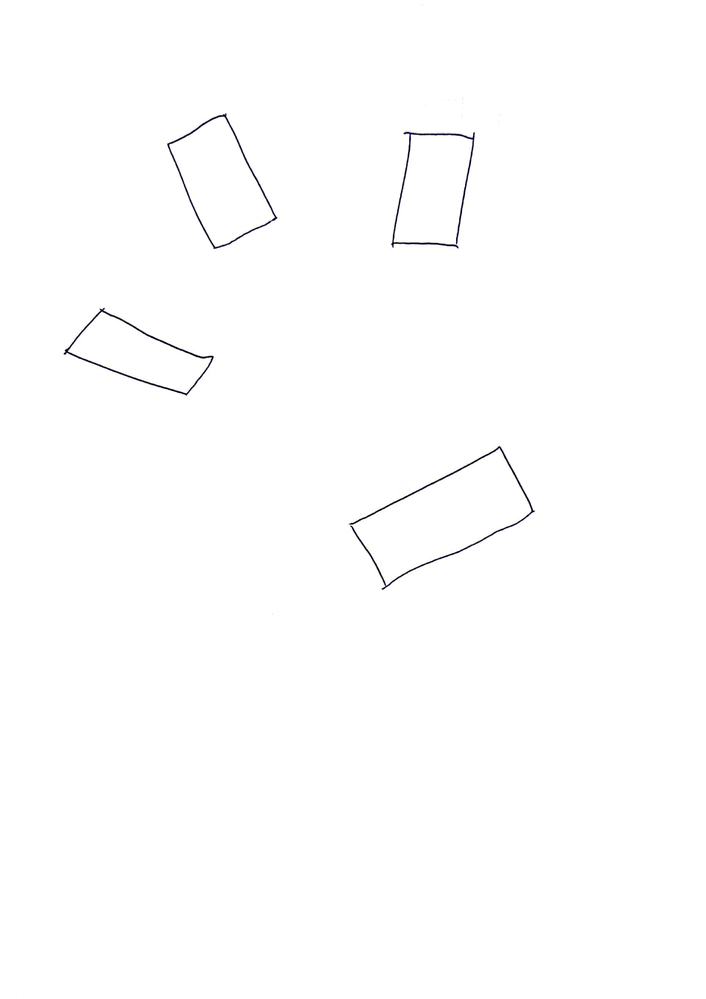
#> input picture minAreaRect_Test.png, 706 x 999 px, shrunk from 1653 x 2339 before the run
$ python minAreaRect_Test.py
#> lines starting #> are read from the running program, lines starting #| are printed output that depends on the picture; after the words box and inside, x2 and y2 are one past the last pixel; in counts of white or black regions, pixels touching at a corner belong together
import cv2
import math


# Source: https://richardpricejones.medium.com/drawing-a-rectangle-with-a-angle-using-opencv-c9284eae3380
# Made slight adjustments to color
def draw_angled_rec(x0, y0, width, height, angle, img, color):

    _angle = angle * math.pi / 180.0
    b = math.cos(_angle) * 0.5
    a = math.sin(_angle) * 0.5
    pt0 = (int(x0 - a * height - b * width),
           int(y0 + b * height - a * width))
    pt1 = (int(x0 + a * height - b * width),
           int(y0 - b * height - a * width))
    pt2 = (int(2 * x0 - pt0[0]), int(2 * y0 - pt0[1]))
    pt3 = (int(2 * x0 - pt1[0]), int(2 * y0 - pt1[1]))

    if color == 'green':
        cv2.line(img, pt0, pt1, (0, 255, 0), 5)
        cv2.line(img, pt1, pt2, (0, 255, 0), 5)
        cv2.line(img, pt2, pt3, (0, 255, 0), 5)
        cv2.line(img, pt3, pt0, (0, 255, 0), 5)
    elif color == 'red':
        cv2.line(img, pt0, pt1, (0, 0, 255), 5)
        cv2.line(img, pt1, pt2, (0, 0, 255), 5)
        cv2.line(img, pt2, pt3, (0, 0, 255), 5)
        cv2.line(img, pt3, pt0, (0, 0, 255), 5)
    else:
        cv2.line(img, pt0, pt1, (255, 0, 255), 5)
        cv2.line(img, pt1, pt2, (255, 0, 255), 5)
        cv2.line(img, pt2, pt3, (255, 0, 255), 5)
        cv2.line(img, pt3, pt0, (255, 0, 255), 5)


img = cv2.imread('minAreaRect_Test.png')
#> img is the input picture: shape (999, 706, 3); mean B, G, R 254.2, 254.1, 254.1
img_gray = cv2.cvtColor(img, cv2.COLOR_BGR2GRAY)
ret, thresh = cv2.threshold(img_gray, 150, 255, cv2.THRESH_BINARY)
#> thresh: shape (999, 706); 99.6% white; black in thin lines or dots, all inside (x1, y1, x2, y2) = (64, 113, 535, 590)
# detect the contours on the binary image using cv2.CHAIN_APPROX_NONE
contours, hierarchy = cv2.findContours(image=thresh, mode=cv2.RETR_TREE, method=cv2.CHAIN_APPROX_NONE)
#> contours = 7 contours; box (x1, y1, x2, y2) and area: (0, 0, 706, 999) 703590, (166, 112, 278, 250) 8278, (169, 117, 275, 247) 7344, (63, 307, 215, 396) 6246, (68, 312, 212, 393) 5314, (348, 445, 536, 591) 1226, (390, 131, 476, 249) 988
slender_rat = 3
min_width = 10
max_width = 120
min_len = 120
first = 1
image_copy = img.copy()
cv2.imwrite('minAreaRect_Test_Result.png',image_copy)
# cv2.drawContours(image=image_copy, contours=contours, contourIdx=-1, color=(0, 255, 0), thickness=2, lineType=cv2.LINE_AA)
# Used to add text on pattern
counter = 0
for cnt in contours:
    if counter == 0:        # First contour encompasses entire image
        counter += 1
        continue

    heir = hierarchy[0][counter][3]                         # [next, previous, first child, parent].
    if heir == 0:
        rect = cv2.minAreaRect(cnt)
        x = int(rect[0][0])
        y = int(rect[0][1])
        w = int(rect[1][0])
        h = int(rect[1][1])
        theta = int(rect[2])
        draw_angled_rec(x, y, w, h, theta, image_copy, 'green')
        image_tmp = cv2.putText(img=image_copy, text=str(theta)+'[deg]', org=(x, y), fontFace=cv2.FONT_HERSHEY_SIMPLEX, fontScale=3, color=(0,0,0), thickness=5)
        image_tmp = cv2.putText(img=image_copy, text='w='+str(w), org=(x, y+100), fontFace=cv2.FONT_HERSHEY_SIMPLEX, fontScale=3, color=(0,0,0), thickness=5)
        image_tmp = cv2.putText(img=image_copy, text='h='+str(h), org=(x, y+200), fontFace=cv2.FONT_HERSHEY_SIMPLEX, fontScale=3, color=(0,0,0), thickness=5)
        cv2.imwrite('minAreaRect_Test_Result.png',image_copy)
    counter += 1
#> this loop made 7 passes
#> (rect, x, y, w, h, theta, b in draw_angled_rec, a in draw_angled_rec) on passes 2, 3, 5, 6: (((442, 518.8), (173, 79.28), -27.49), 441, 518, 172, 79, -27, 0.446, -0.227), (((140, 350.8), (58.59, 143.7), -70.51), 139, 350, 58, 143, -70, 0.171, -0.47), (((432.7, 189), (124.7, 72.14), -83.38), 432, 188, 124, 72, -83, 0.0609, -0.496), (((219.1, 181.2), (72.95, 122.6), -25.89), 219, 181, 72, 122, -25, 0.453, -0.211)
#> pass 2, `image_tmp = cv2.putText(img=image_copy, text='w='+str(w), org=(x, y+10..`:
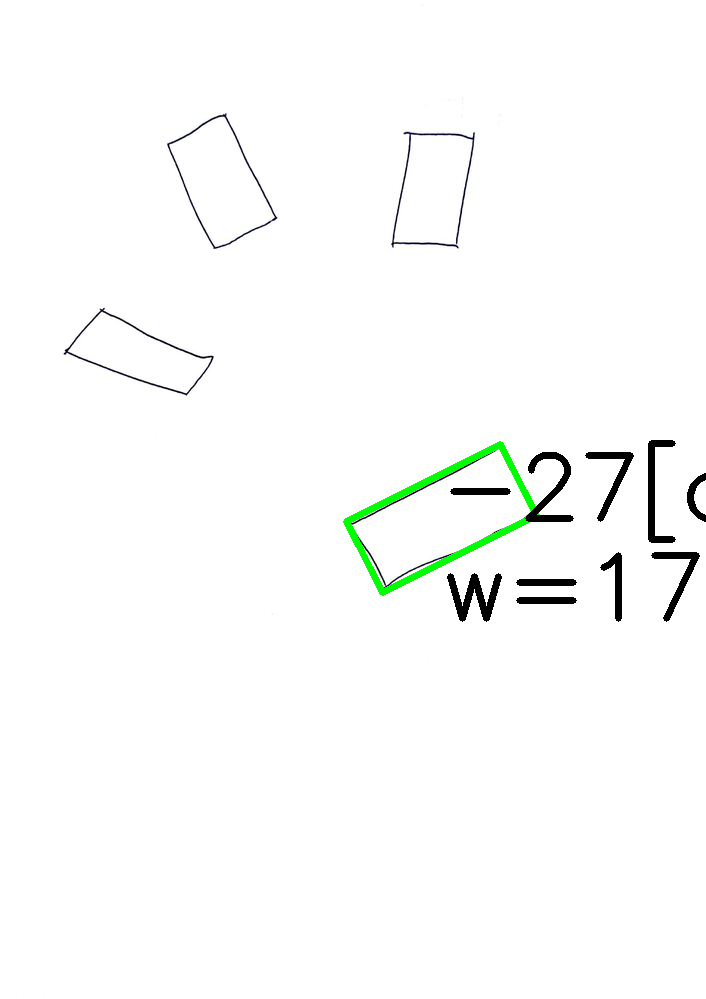
#> image_tmp: shape (999, 706, 3); mean B, G, R 250.6, 251.7, 250.5
#> pass 2, `image_tmp = cv2.putText(img=image_copy, text='h='+str(h), org=(x, y+20..`:
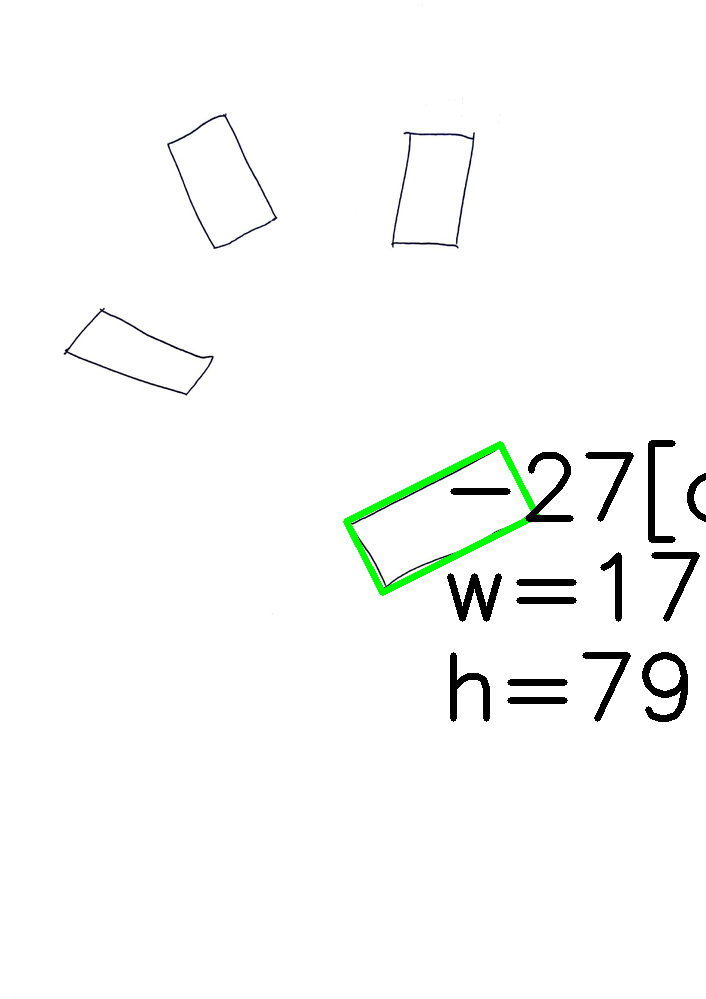
#> image_tmp: shape (999, 706, 3); 0.55% of pixels changed, all inside (x1, y1, x2, y2) = (450, 652, 688, 722)
#> pass 3, `image_tmp = cv2.putText(img=image_copy, text=str(theta)+'[deg]', org=(..`:
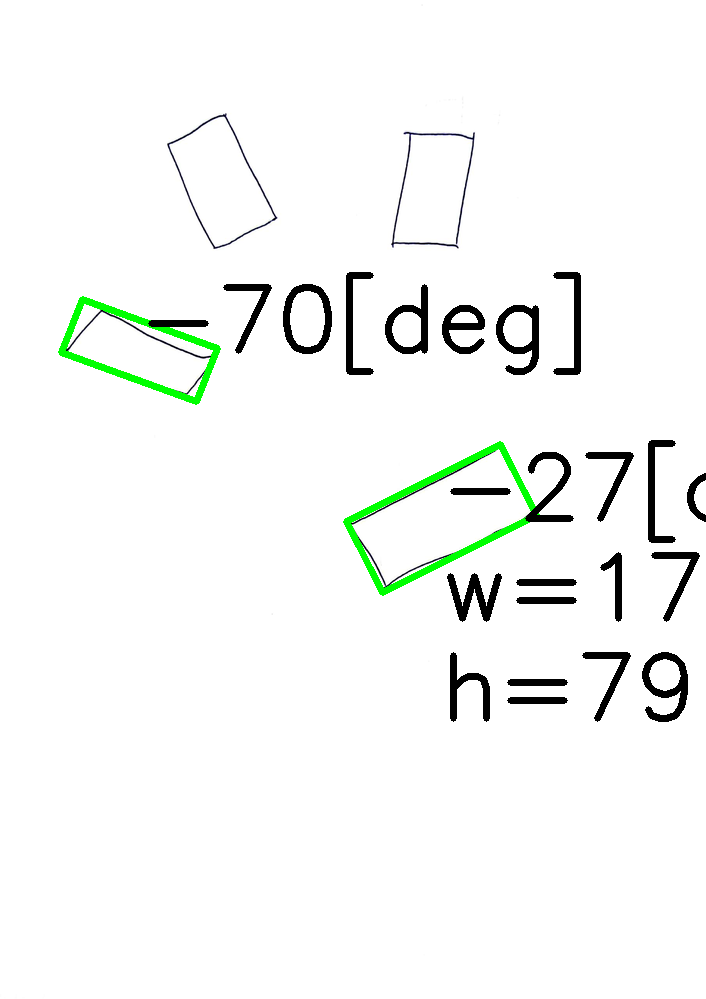
#> image_tmp: shape (999, 706, 3); 1.48% of pixels changed, all inside (x1, y1, x2, y2) = (58, 272, 581, 405)
#> after the loop:
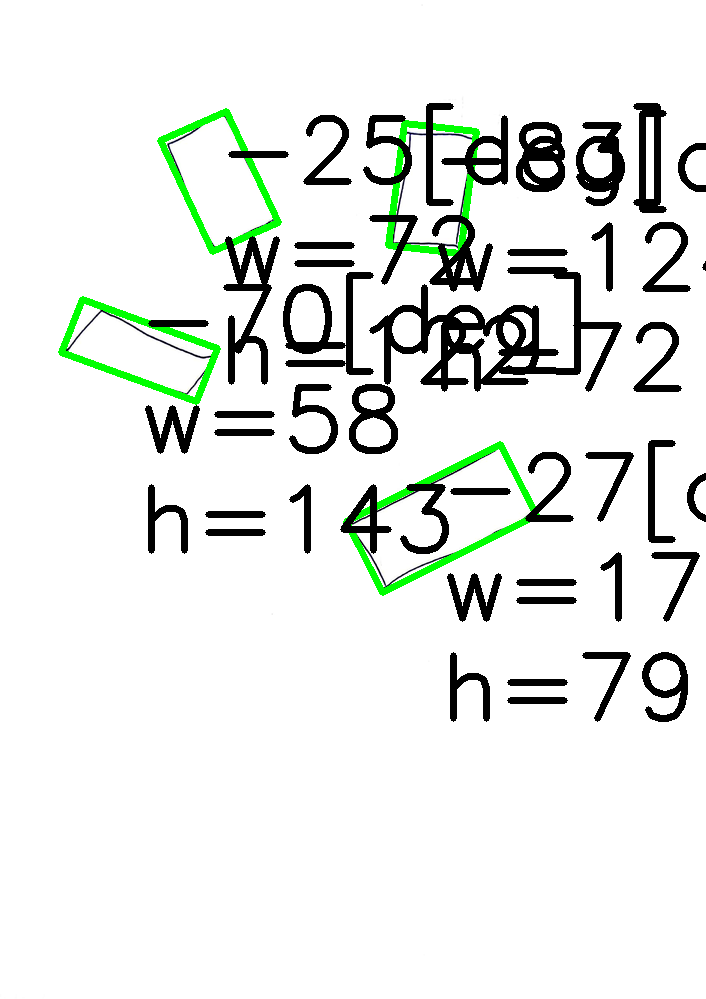
#> image_copy: shape (999, 706, 3); 9.01% of pixels changed, all inside (x1, y1, x2, y2) = (58, 103, 706, 722)
#> after the loop, counter = 7

$ run again, with image_temp.png copied over minAreaRect_Test.png
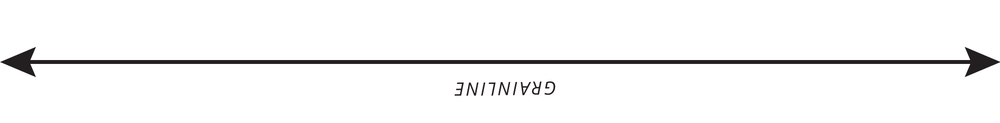
#> input picture image_temp.png, 1000 x 123 px, shrunk from 2045 x 252 before the run
#> img is the input picture: shape (123, 1000, 3); mean B, G, R 246, 246, 246.1
#> `ret, thresh = cv2.threshold(img_gray, 150, 255, cv2.THRESH_BINARY)`:
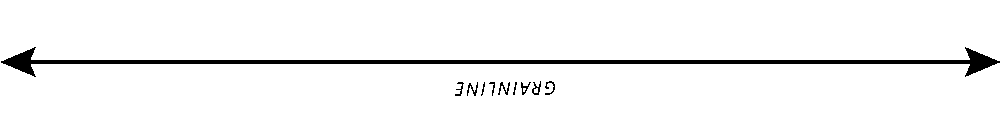
#> thresh: shape (123, 1000); 95.9% white; 10 black regions
#> contours = 12 contours, 2 with area under 20; largest, box (x1, y1, x2, y2) and area: (0, 0, 1000, 123) 116185, (531, 80, 542, 96) 94, (497, 81, 511, 96) 93, (466, 81, 479, 97) 92, (544, 80, 556, 96) 84
#> the loop `for cnt in contours:` made 12 passes
#> (rect, x, y, w, h, theta, b in draw_angled_rec, a in draw_angled_rec) on passes 2, 4, 5, 6, 7: (((525.5, 88), (14, 11), -90), 525, 88, 14, 11, -90, 3.06e-17, -0.5), (((514.5, 88), (14.32, 3.33), -78.69), 514, 88, 14, 3, -78, 0.104, -0.489), (((503.7, 88.04), (15.89, 11.18), -78.69), 503, 88, 15, 11, -78, 0.104, -0.489), (((491.5, 88.5), (15, 7), -90), 491, 88, 15, 7, -90, 3.06e-17, -0.5), (((482.8, 88.56), (15.3, 3.33), -78.69), 482, 88, 15, 3, -78, 0.104, -0.489)
#> after the loop `for cnt in contours:`:
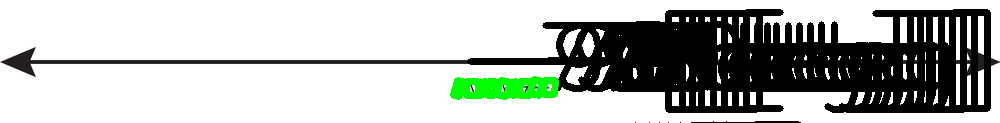
#> image_copy: shape (123, 1000, 3); mean B, G, R 178.2, 182.4, 178.2
#> after the loop `for cnt in contours:`: counter = 12
